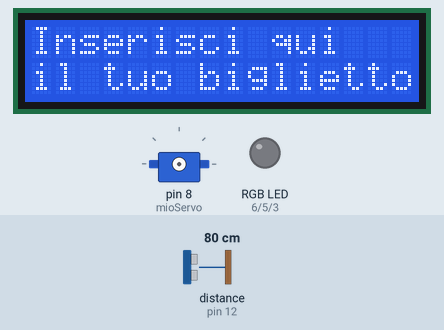
This sketch was run on a simulated Arduino Uno, built with avr-gcc and run on an emulated ATmega328P. On the bench: 16×2 character LCD, servo, an RGB LED mixed from three pins (HIGH = lit). Wiring (inferred from the names in the program): ultrasonic range finder: trigger pin 11; echo pin 12. Inputs (shaded band) come from the test bench; at power-on: distance to the obstacle (sensor on pin 12) 80 cm. The echo pulse lasts 58.3 µs per cm; pins used as bus, display or sensor lines are not drawn; what the sketch prints to the serial monitor is not drawn.

Above: at 1.3 s.
1.4 s: distance to the obstacle (sensor on pin 12) set to 10 cm
2.9 s: distance to the obstacle (sensor on pin 12) set to 7 cm
At 3.5 s:
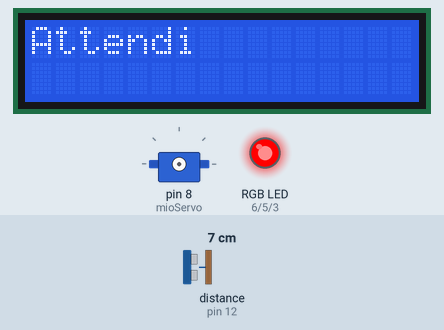
At 9.7 s:
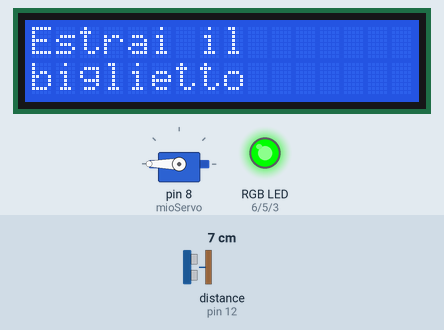
Timing chart, 0 to 26.4 s (numbered marks = the images above; inputs shaded):
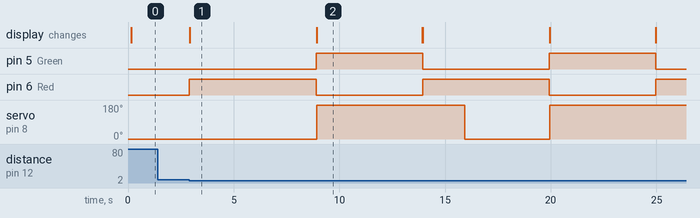

Measured:
- the behaviour switches between 9 and 8 cm on distance to the obstacle (sensor on pin 12) (found by bisection; images 0 and 1)
- after the input at 1.4 s, every drawn part: stays the same
- after the input at 2.9 s, pin 5 (Green): alternates HIGH for 5.0 s and LOW for 6.0 s, starting after 6.0 s; pin 6 (Red): alternates HIGH for 6.0 s and LOW for 5.0 s, starting at once; servo on pin 8 (mioServo): 0° → 180° after 6.0 s, → 0° 7.0 s later, → 180° 4.0 s later; the display: changes at once (image 1)
- what the display in image 1 shows lasts 6.0 s, from 2.9 s to 8.9 s

The sketch:

Esame_obliteratrice.ino
```cpp
//include librerie
#include <LiquidCrystal_I2C.h>
#include <Servo.h>
#include <Wire.h>

unsigned long intervalloT;

//dichiara led RGB
#define Red 6
#define Green 5
#define Blue 3

//dichiara LCD I2C 16x2
LiquidCrystal_I2C lcd(0x27, 16, 2);

const int trigPin = 11;    // Trigger
const int echoPin = 12;    // Echo
long duration;
int cm;

Servo mioServo;      //dichiara servo motore
int pos = 0;         //posizione iniziale

void setup() {
  //definisce trigger e echo del sensore di distanza
  pinMode(trigPin, OUTPUT);
  pinMode(echoPin, INPUT);

  //inizializzazione porta seriale
  Serial.begin (9600);

  //inizializza LCD
  lcd.init();
  lcd.begin(16, 2);

  //dichiara led RGB
  pinMode(Red, OUTPUT);
  pinMode(Green, OUTPUT);
  pinMode(Blue, OUTPUT);
}

void loop() {
  //il sensore è triggherato da un in impulso HIGH di 10 o più microsendi.
  digitalWrite(trigPin, LOW);
  delayMicroseconds(2);
  digitalWrite(trigPin, HIGH);
  delayMicroseconds(10);
  digitalWrite(trigPin, LOW);

  // Read the signal from the sensor: a HIGH pulse whose
  // duration is the time (in microseconds) from the sending
  // of the ping to the reception of its echo off of an object.
  duration = pulseIn(echoPin, HIGH);

  //scrive in console distanza in cm
  Serial.print(duration);
  Serial.println();

  lcd.setBacklight(1);          //accendi l'illuminazione del display
  /*
    lcd.setBacklight(0);        //spenge l'illuminazione
    delay(1500);
  */

  //se la distanza dal sensore di prossimità registra un movimento in
  //meno di  453 microsecondi, timbra il biglietto
  if ( duration < 453 ) {
    boolean finito = false;
    intervalloT = millis();
    int flag = 0;
    while(finito == false){
        unsigned long deltaT = millis();

        //led rgb rosso
        digitalWrite(Red, HIGH);
        digitalWrite(Green, LOW);
        digitalWrite(Blue, LOW);
        if(flag == 0){
          lcd.clear();
          //messaggio attendi
          lcd.print("Attendi");

          delay(2000);

          mioServo.attach(8);     //dichiara Servo motore
          mioServo.write(0);      //posizione iniziale
          flag++;
        }

        //azione servo motore
        if( deltaT > intervalloT + 5000){
          mioServo.write(0);
        }
        if( deltaT > intervalloT + 6000){
          mioServo.write(180);    //gira di 180°
          finito = true;
        }

        if(finito == true){
          //led rgb verde
          digitalWrite(Red, LOW);
          digitalWrite(Green, HIGH);
          digitalWrite(Blue, LOW);

          lcd.clear();
          //messagio di fine
          lcd.print("Estrai il");
          lcd.setCursor(0,1);
          lcd.print("biglietto");
          delay(5000);
          lcd.clear();
          break;
        }
    }
  }else{
    mioServo.detach();      //scollega servo

    //led rgb spento
    digitalWrite(Red, LOW);
    digitalWrite(Green, LOW);
    digitalWrite(Blue, LOW);

    //messagio di inserire biglietto
    lcd.print("Inserisci qui");
    lcd.setCursor(0,1);
    lcd.print("il tuo biglietto");
  }
}
```
